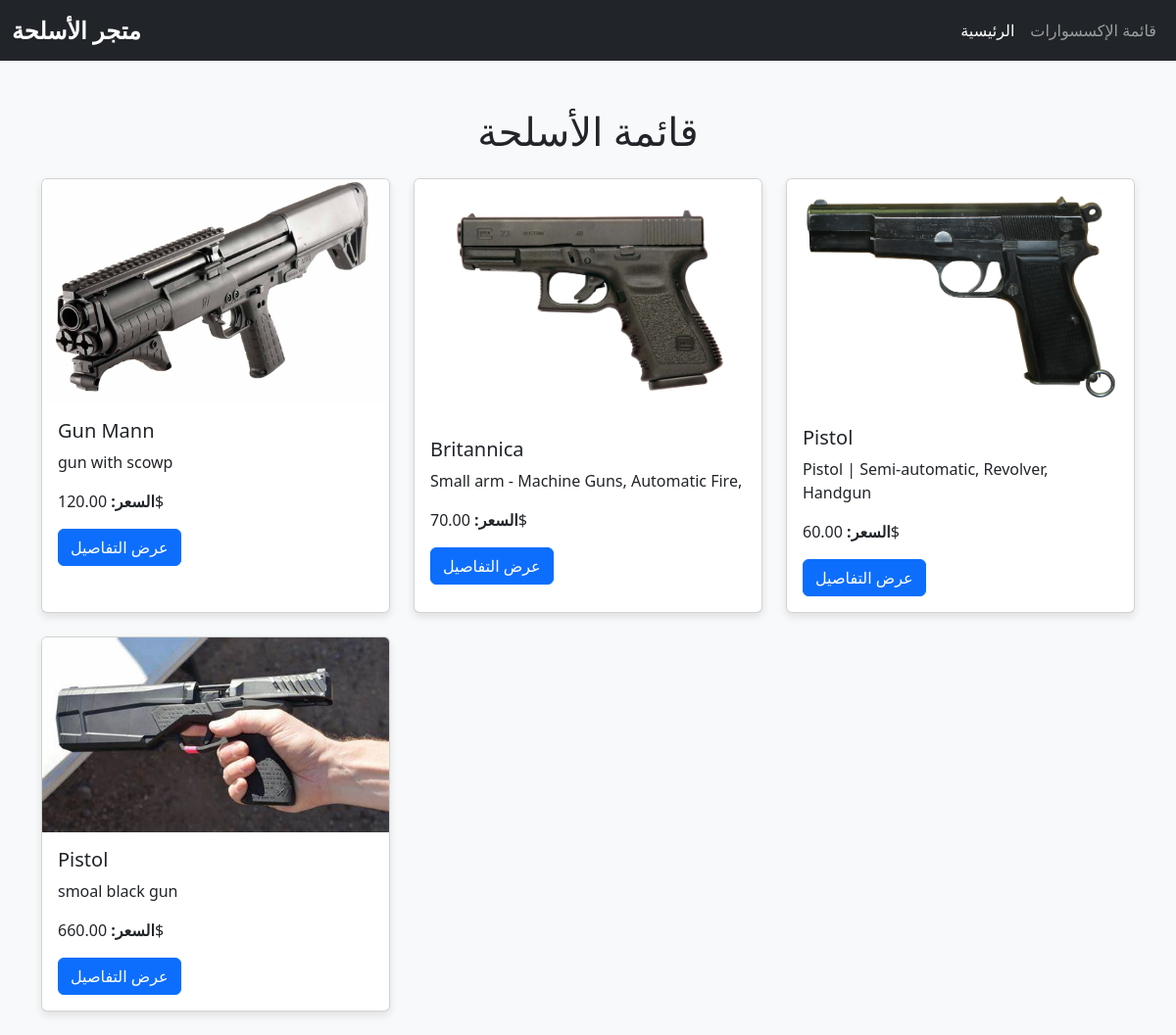
The page / on the database its author committed.
### store/models.py (models this page shows, shortened)
class Weapon(models.Model):
    name = models.CharField(max_length=100)
    category = models.CharField(max_length=50)  # نوع السلاح (مسدس، بندقية، إلخ)
    price = models.DecimalField(max_digits=10, decimal_places=2)
    description = models.TextField()
    stock = models.IntegerField(default=0)  # الكمية المتاحة
    image = models.ImageField(upload_to='weapon_images/')

### store/views.py (the view)
# urls.py: path('', views.weapon_list, name='weapon_list'),  # قائمة الأسلحة
def weapon_list(request):
    weapons = Weapon.objects.all()
    return render(request, 'store/weapon_list.html', {'weapons': weapons})

### store/templates/store/weapon_list.html (shortened to what this page needs)
{% extends 'store/base.html' %}
{% block content %}
<h1 class="text-center mb-4">قائمة الأسلحة</h1>
<div class="row">
    {% for weapon in weapons %}
    <div class="col-md-4 mb-4">
        <div class="card h-100">
            <img src="{{ weapon.image.url }}" class="card-img-top" alt="{{ weapon.name }}">
            <div class="card-body">
                <h5 class="card-title">{{ weapon.name }}</h5>
                <p class="card-text">{{ weapon.description|truncatewords:15 }}</p>
                <p class="card-text"><strong>السعر: </strong>{{ weapon.price }}$</p>
                <a href="{% url 'weapon_detail' weapon.id %}" class="btn btn-primary">عرض التفاصيل</a>
            </div>
        </div>
    </div>
    {% endfor %}
</div>
{% endblock %}

### store/templates/store/base.html (shortened to what this page needs)
{% load static %}
<!DOCTYPE html>
<html lang="ar">
<head>
    <link href="https://cdn.jsdelivr.net/npm/bootstrap@5.3.0-alpha1/dist/css/bootstrap.min.css" rel="stylesheet">
    <link rel="stylesheet" href="{% static 'css/style.css' %}">
</head>
<body>
    <nav class="navbar navbar-expand-lg navbar-dark bg-dark">
        <div class="container-fluid">
            <a class="navbar-brand" href="#">متجر الأسلحة</a>
            <div class="collapse navbar-collapse" id="navbarNav">
                <ul class="navbar-nav ms-auto">
                    <li class="nav-item">
                        <a class="nav-link active" aria-current="page" href="{% url 'weapon_list' %}">الرئيسية</a>
                    </li>
                    <li class="nav-item">
                        <a class="nav-link" href="{% url 'accessory_list' %}">قائمة الإكسسوارات</a>
                    </li>
                </ul>
            </div>
        </div>
    </nav>
    <div class="container mt-5">
        {% block content %}
        {% endblock %}
    </div>
</body>
</html>

### static/css/style.css (style rules this page uses)
body { background-color: #f8f9fa; }
.navbar-brand { font-size: 1.5rem; font-weight: bold; }
.card { box-shadow: 0 4px 8px rgba(0, 0, 0, 0.1); transition: transform 0.3s; }

### rows shown on the page
Weapon: image (picture), name "Gun Mann", description "gun with scowp", price "120.00"
Weapon: image (picture), name "Britannica", description "Small arm - Machine Guns, Automatic Fire,", price "70.00"
Weapon: image (picture), name "Pistol", description "Pistol | Semi-automatic, Revolver, Handgun", price "60.00"
Weapon: image (picture), name "Pistol", description "smoal black gun", price "660.00"
